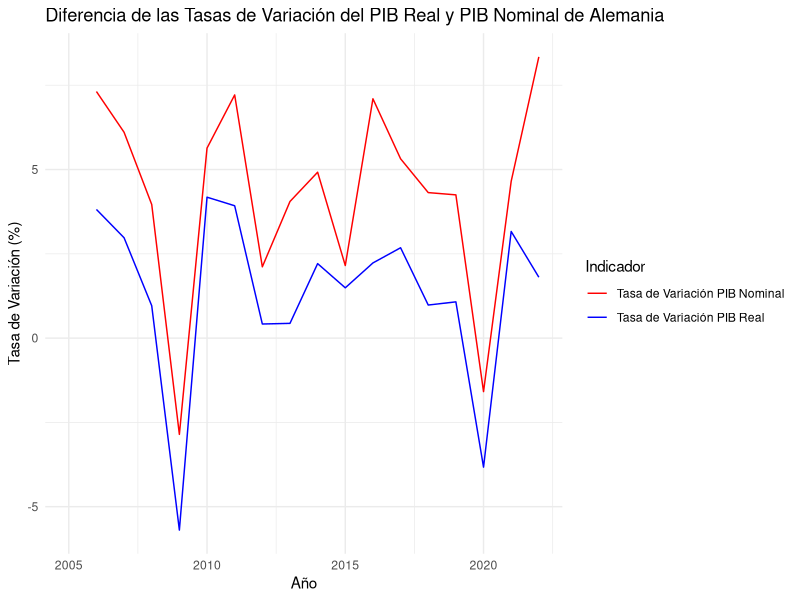
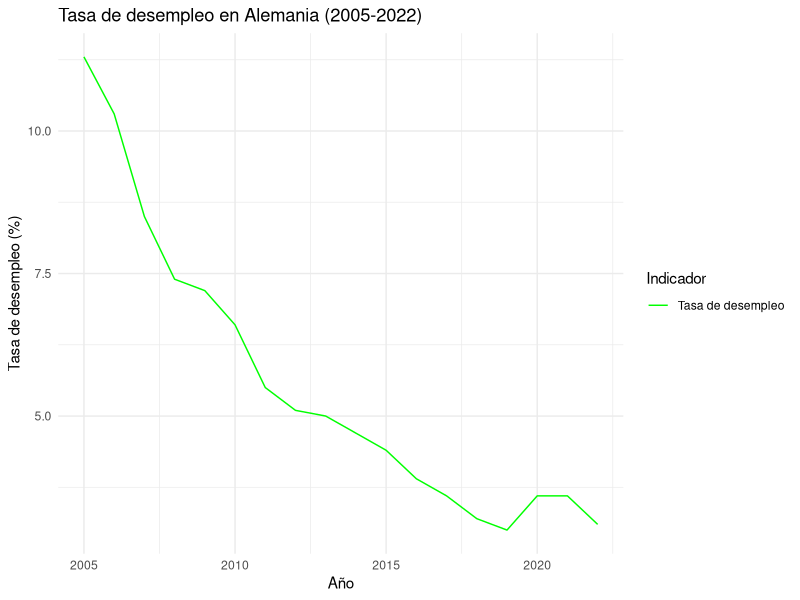
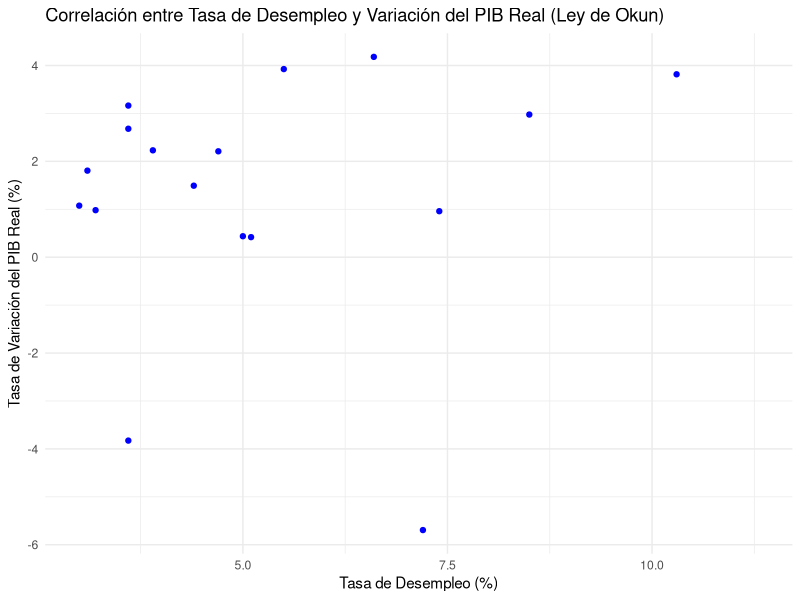

These charts were generated, in order, by the following R code:
## ---- chunk 1

## ---- chunk 2
# Cargar todas las librerías necesarias
library(readr)
library(dplyr)
library(knitr)
library(tidyverse)
library(ggplot2)
## ---- chunk 3
# Crear un dataframe con los datos proporcionados del PIB real de Alemania
data_pibreal <- data.frame(
  Año = c(2005, 2006, 2007, 2008, 2009, 2010, 2011, 2012, 2013, 2014, 2015, 2016, 2017, 2018, 2019, 2020, 2021, 2022),
  PIB_Real_Millones = c(
    3373000.7, 3501729.3, 3605956.7, 3640569.6, 3433281.5, 3576788.6, 3717184.5,
    3732740.8, 3749074.9, 3831912.4, 3889081.9, 3975808.4, 4082369.3, 4122426.8,
    4166762.3, 4007310.0, 4134094.1, 4208764.4
  )
)

# Mostrar el dataframe del PIB real de Alemania
print(data_pibreal)

# Calcular la tasa de variación del PIB real en porcentaje
tasa_variacion <- (data_pibreal$PIB_Real_Millones - lag(data_pibreal$PIB_Real_Millones)) / lag(data_pibreal$PIB_Real_Millones) * 100

# Crear un nuevo dataframe con la tasa de variación
data_tasa_variacion <- data.frame(
  Año = data_pibreal$Año,
  Tasa_Variacion_PIB_Real = tasa_variacion
)

# Mostrar el nuevo dataframe con la tasa de variación
print(data_tasa_variacion)
## ---- chunk 4
# Crear un dataframe con los datos proporcionados del PIB nominal de Alemania
data_pibnominal <- data.frame(
  Año = c(2005, 2006, 2007, 2008, 2009, 2010, 2011, 2012, 2013, 2014, 2015, 2016, 2017, 2018, 2019, 2020, 2021, 2022),
  PIB_Nominal_Millones = c(
    2622039.8, 2813824.9, 2985617.3, 3103958.2, 3015332.3, 3185267.9, 3415020.0,
    3487234.4, 3628559.3, 3807114.5, 3889081.9, 4165169.9, 4386729.2, 4576056.5,
    4770495.5, 4694786.2, 4913166.1, 5323008.1
  )
)

# Mostrar el dataframe del PIB nominal de Alemania
print(data_pibnominal)

# Calcular la tasa de variación del PIB nominal de Alemania
data_pibnominal$Tasa_Variacion <- c(NA, diff(data_pibnominal$PIB_Nominal_Millones) / data_pibnominal$PIB_Nominal_Millones[-length(data_pibnominal$PIB_Nominal_Millones)] * 100)

# Mostrar el dataframe del PIB nominal de Alemania con la tasa de variación
print(data_pibnominal)
## ---- chunk 5
# Cargar la biblioteca ggplot2 para crear gráficos
library(ggplot2)

# Combina los dataframes de la tasa de variación del PIB real y del PIB nominal por el año
combined_data <- merge(data_tasa_variacion, data_pibnominal, by = "Año")

# Crea un gráfico de líneas agrupado con la diferencia de las tasas de variación en diferentes colores
ggplot(combined_data, aes(x = Año)) +
  geom_line(aes(y = Tasa_Variacion_PIB_Real, color = "Tasa de Variación PIB Real")) +
  geom_line(aes(y = Tasa_Variacion, color = "Tasa de Variación PIB Nominal")) +
  labs(
    title = "Diferencia de las Tasas de Variación del PIB Real y PIB Nominal de Alemania",
    x = "Año",
    y = "Tasa de Variación (%)",
    color = "Indicador"
  ) +
  scale_color_manual(values = c("Tasa de Variación PIB Real" = "blue", "Tasa de Variación PIB Nominal" = "red")) +
  theme_minimal()
## ---- chunk 6
# Cargar la librería necesaria
library(dplyr)
# Crear un dataframe con los datos
data_desempleados <- data.frame(
  Time = c(2005, 2006, 2007, 2008, 2009, 2010, 2011, 2012, 2013, 2014, 2015, 2016, 2017, 2018, 2019, 2020, 2021, 2022),
  Country = "Germany",
  Unit = "Percentage",
  UnemploymentRate = c(11.3, 10.3, 8.5, 7.4, 7.2, 6.6, 5.5, 5.1, 5.0, 4.7, 4.4, 3.9, 3.6, 3.2, 3.0, 3.6, 3.6, 3.1)
)
# Imprimir el dataframe
print(data_desempleados)
# Cargar la librería ggplot2
library(ggplot2)
# Crear un gráfico de líneas
ggplot(data_desempleados, aes(x = Time, y = UnemploymentRate)) +
  geom_line(aes(color = "Tasa de desempleo")) +
  labs(
    title = "Tasa de desempleo en Alemania (2005-2022)",
    x = "Año",
    y = "Tasa de desempleo (%)",
    color = "Indicador"
  ) +
  scale_color_manual(values = c("Tasa de desempleo" = "green")) +
  theme_minimal()
## ---- chunk 7
# Calcular la correlación entre las tasas de desempleo y variación del PIB real de forma numérica
correlation <- as.numeric(cor(data_desempleados$UnemploymentRate, data_tasa_variacion$Tasa_Variacion_PIB_Real))

# Imprimir la correlación de forma numérica
print(correlation)

# Crear un gráfico de dispersión
ggplot(data = data.frame(UnemploymentRate = data_desempleados$UnemploymentRate, Tasa_Variacion_PIB_Real = data_tasa_variacion$Tasa_Variacion_PIB_Real)) +
  geom_point(aes(x = UnemploymentRate, y = Tasa_Variacion_PIB_Real), color = "blue") +
  labs(
    title = "Correlación entre Tasa de Desempleo y Variación del PIB Real (Ley de Okun)",
    x = "Tasa de Desempleo (%)",
    y = "Tasa de Variación del PIB Real (%)"
  ) +
  annotate("text", x = max(data_desempleados$UnemploymentRate), y = min(data_tasa_variacion$Tasa_Variacion_PIB_Real), 
           label = paste("Correlación:", round(correlation, 2)), hjust = 1, vjust = -1) +
  theme_minimal()
## ---- chunk 8
# Instalar librerías necesarias
library(dplyr)

# Craer un dataframe con los datos del tipo de interés nominal de Alemania
interest_rates <- data.frame(
  Time = c(2005, 2006, 2007, 2008, 2009, 2010, 2011, 2012, 2013, 2014, 2015, 2016, 2017, 2018, 2019, 2020, 2021, 2022),
  Country = "Germany",
  Type = "Information on item",
  InterestRate = c(3.354, 3.764, 4.217, 3.985, 3.222, 2.744, 2.609, 1.495, 1.571, 1.163, 0.495, 0.091, 0.316, 0.396, -0.254, -0.511, -0.374, 1.143)
)

# Imprimir
print(interest_rates)
